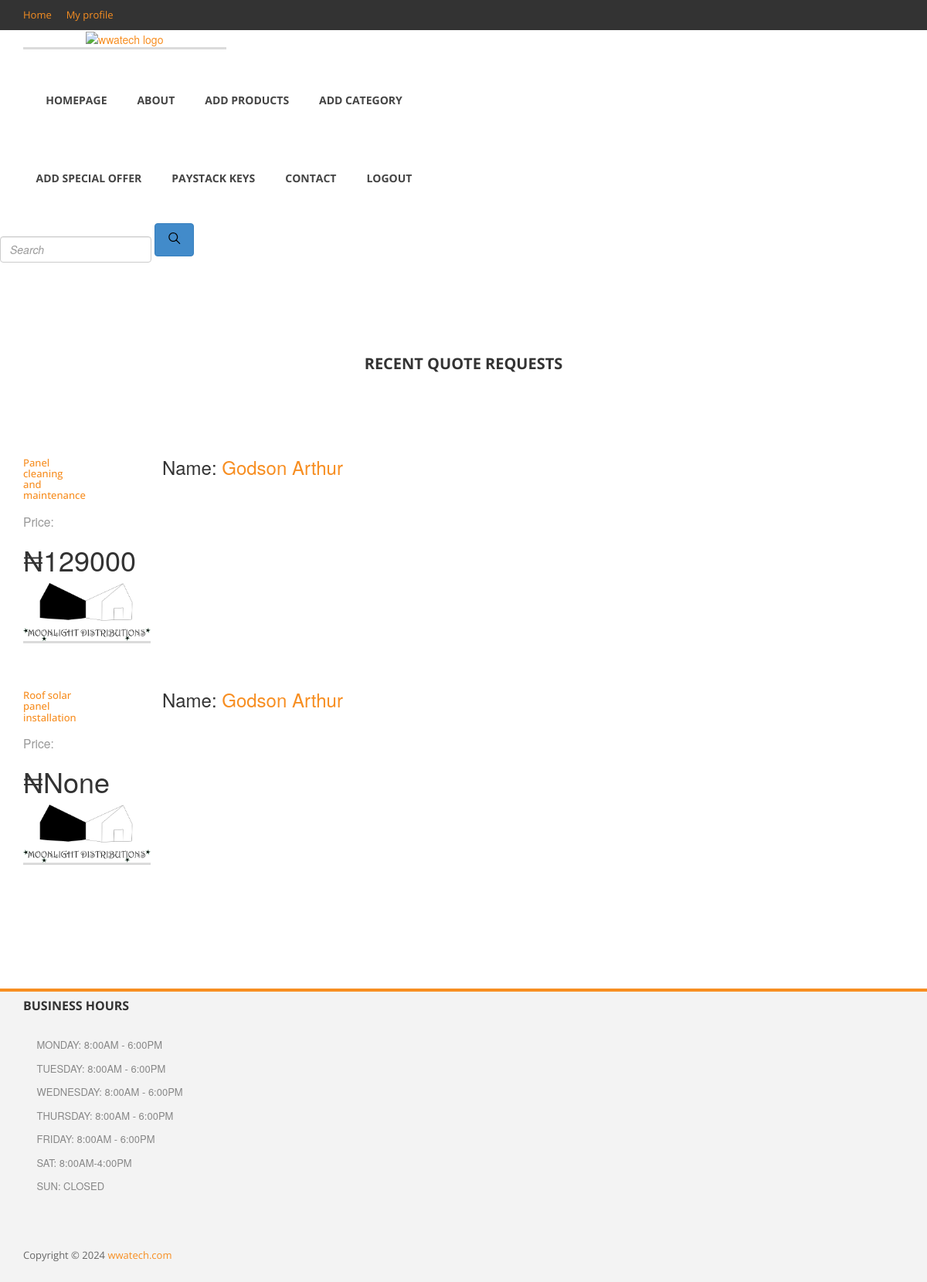
The page /quote-list/ (signed in) on the database its author committed.
### solar/models.py (models this page shows)
class Quote(models.Model):
    user= models.ForeignKey(User, on_delete=models.CASCADE)
    first_name= models.CharField(max_length=30)
    last_name= models.CharField(max_length=30)
    email= models.EmailField()
    phone= models.IntegerField()
    quote= models.TextField()
    price= models.IntegerField(null=True, blank=True)
    image= models.ImageField(upload_to= "media", null=True, blank=True)
    date= models.DateTimeField(auto_now_add= True)

### solar/views.py (the view)
# urls.py: path('quote-list/', views.quote_list, name= "quote-list"),
@login_required
def quote_list(request):
    quotes= Quote.objects.all().order_by('-date')
    context= {
        'quotes': quotes
    }
    return render(request, 'quote-list.html', context)

### templates/quote-list.html (shortened to what this page needs)
{% load static %}
<!DOCTYPE html>
 <html class="no-js">
    <head>
        <link rel="stylesheet" href="{% static 'css/bootstrap.css' %}">
        <link rel="stylesheet" href="{% static 'css/font-awesome.css' %}">
        <link rel="stylesheet" href="{% static 'css/templatemo_style.css' %}">
        <link rel="stylesheet" href="{% static 'css/templatemo_misc.css' %}">
        <link rel="stylesheet" href="{% static 'css/flexslider.css' %}">
        <link rel="stylesheet" href="{% static 'css/testimonails-slider.css' %}">
    </head>
    <body>
            <header>
                <div id="top-header">
                    <div class="container">
                        <div class="row">
                            <div class="col-md-6">
                                <div class="home-account">
                                    <a href="#">Home</a>
                                    {% if user.is_authenticated %}
                                    <a href="{% url 'profile' %}">My profile</a>
                                    {% endif %}
                                </div>
                            </div>
                            <div class="col-md-6">
                                <div class="cart-info">
                                    <a href="{% url 'cart' %}"><i class="fa fa-shopping-cart"></i></a>
                                </div>
                            </div>
                        </div>
                    </div>
                </div>
                <div id="main-header">
                    <div class="container">
                        <div class="row">
                            <div class="col-md-3">
                                <div class="timeline-thumb">
                                    <div class="thumb">
                                    <a href="#"><img style="size: 10px;" src="{% static 'images/wwatech-logo.png' %}" title="wwatech Template" alt="wwatech logo"></a>
                                    </div>
                                </div>
                            </div>
                            <br>
                            <br>
                            <div class="col-md-6">
                                <div class="main-menu">
                                    <ul>
                                      {% if user.is_authenticated %}
                                      <li><a href="{% url 'home' %}">homepage</a></li>
                                      <li><a href="{% url 'about-us' %}">About</a></li>
                                      {% if user.is_staff %}
                                      <li><a href="{% url 'add-product' %}">add Products</a></li>
                                      <li><a href="{% url 'add-cat' %}">add Category</a></li>
                                      <li><a href="{% url 'add-offer' %}">add special offer</a></li>
                                      {% if user.is_superuser %}
                                      <li><a href="{% url 'paystack-keys' %}">Paystack keys</a></li>
                                      {% endif %}
                                      {% endif %}
                                      <li><a href="{% url 'contact' %}">Contact</a></li>
                                      <li><a href="{% url 'logout' %}">Logout</a></li>
                                      {% else %}
                                      <li><a href="{% url 'blog-page' %}">Blog</a></li>
                                        <li><a href="{% url 'register' %}">Sign up/Register</a></li>
                                        <li><a href="{% url 'signin' %}">Sign in/Login</a></li>
                                        <li><a href="{% url 'about-us' %}">About</a></li>
                                        <li><a href="{% url 'contact' %}">Contact</a></li>
                                      {% endif %}
                                    </ul>
                                </div>
                            </div>
                        </div>
                    </div>
                </div>
            </header>
            <form class="form-inline my-2 my-lg-0" action="{% url 'quote-search' %}">
                <input class="form-control mr-sm-2" type="text" placeholder="Search" name="search">
                <button type="submit" class="btn btn-primary"><span class="search-icon"><svg class="svgIcon-use" width="25" height="25" viewbox="0 0 25 25"><path d="M20.067 18.933l-4.157-4.157a6 6 0 1 0-.884.884l4.157 4.157a.624.624 0 1 0 .884-.884zM6.5 11c0-2.62 2.13-4.75 4.75-4.75S16 8.38 16 11s-2.13 4.75-4.75 4.75S6.5 13.62 6.5 11z"></path></svg></span></button>
            </form>
            <div id="latest-blog">
                <div class="container">
                    <div class="row">
                        <div class="col-md-12">
                            <div class="heading-section">
                                <h2>Recent Quote Requests</h2>
                            </div>
                        </div>
                    </div>
                {% for quote in quotes %}
                    <div class="row">
                        <h3>Name: <a href="">{{quote.user.first_name}} {{quote.user.last_name}}</a></h>
                        <div class="col-md-2 col-sm-4">
                            <div class="row">
                                <div class="col-md-6">
                                    <p><a href="{% url 'quote-info' quote.pk %}">{{quote.quote}}</a></p>
                                    <small>Price:</small><h1>₦{{quote.price}}</h1>
                                </div>
                            </div>
                            <div class="timeline-thumb">
                                <div class="thumb">
                                    <img style="size: 10px;" src="{{quote.image.url}}" alt="">
                                </div>
                            </div>
                        </div>
                    </div>
                    <br>
                    <br>
                {% endfor %}
                </div>
            </div>
			<footer>
                <div class="container">
                    <div class="main-footer">
                        <div class="row">
                            <div class="col-md-3">
                                <div class="shop-list">
                                    <h4 class="footer-title">Business Hours</h4>
                                    <ul>
                                        <li><a href="#"><i class="fa fa-angle-right"></i>Monday: 8:00AM - 6:00PM</a></li>
                                        <li><a href="#"><i class="fa fa-angle-right"></i>TUESDAY: 8:00AM - 6:00PM</a></li>
                                        <li><a href="#"><i class="fa fa-angle-right"></i>WEDNESDAY: 8:00AM - 6:00PM</a></li>
                                        <li><a href="#"><i class="fa fa-angle-right"></i>THURSDAY: 8:00AM - 6:00PM</a></li>
                                        <li><a href="#"><i class="fa fa-angle-right"></i>FRIDAY: 8:00AM - 6:00PM</a></li>
                                        <li><a href="#"><i class="fa fa-angle-right"></i>SAT: 8:00AM-4:00PM</a></li>
                                        <li><a href="#"><i class="fa fa-angle-right"></i>SUN: closed</a></li>
                                    </ul>
                                </div>
                            </div>
                        </div>
                    </div>
                    <div class="bottom-footer">
                        <p>Copyright © 2024 <a href="#">wwatech.com</a></p>
                    </div>
                    </div>
            </footer>
    </body>
</html>

### static/css/templatemo_style.css (style rules this page uses)
a { text-decoration: none; color: #f78e21; }
p { font-family: 'Open Sans', sans-serif; font-size: 13px; color: #666; }
.heading-section { text-align: center; padding: 100px 0 80px 0; }
.heading-section h2 { font-family: 'Open Sans', sans-serif; font-size: 20px; color: #333; font-weight: 700; text-transform: uppercase; }
*, *:before, *:after { -moz-box-sizing: border-box; -webkit-box-sizing: border-box; box-sizing: border-box; }
#top-header { background-color: #333; color: #fff; }
.home-account a { display: inline-block; margin-right: 15px; padding: 10px 0; font-size: 13px; font-family: 'Open Sans', sans-serif; }
.cart-info { text-align: right; padding: 8px 0; font-size: 13px; font-family: 'Open Sans', sans-serif; }
.main-menu ul { padding: 0px; margin: 0px; text-align: center; }
.main-menu li { list-style: none; display: inline-block; padding: 40px 0; }
.main-menu a { font-family: 'Open Sans', sans-serif; font-weight: 700; font-size: 14px; color: #444; text-transform: uppercase; margin-right: 35px; }
.timeline-thumb { position: relative; text-align: center; border-bottom: 3px solid #dbdbdb; }
.timeline-thumb .thumb img { width: 100%; overflow: hidden; }
input, textarea { padding: 10px; border: 1px solid #e2e2e2; width: 100%; margin-top: 25px; font-size: 13px; font-style: italic; font-weight: 300; color: #aaa; outline: none; }
footer { background-color: #f3f3f3; border-top: 4px solid #f78e21; margin-top: 120px; }
.footer-title { font-family: 'Open Sans', sans-serif; font-size: 16px; font-weight: 700; color: #333; text-transform: uppercase; padding-bottom: 20px; }
.shop-list ul { margin: 0; padding: 0; }
.shop-list li { list-style: none; margin: 10px 0; }
.shop-list i { font-size: 16px; margin-right: 5px; color: #f78e21; }
.shop-list a { text-transform: uppercase; color: #888; font-size: 13px; }
.bottom-footer { text-align: left; padding: 60px 0 15px 0; }
@media screen and (min-width: 995px) { body { overflow-x: hidden; } }

### rows shown on the page
Quote: user.first_name "Godson", user.last_name "Arthur", quote "Panel cleaning and maintenance", price "129000", image (picture)
Quote: user.first_name "Godson", user.last_name "Arthur", quote "Roof solar panel installation", price "None", image (picture)
